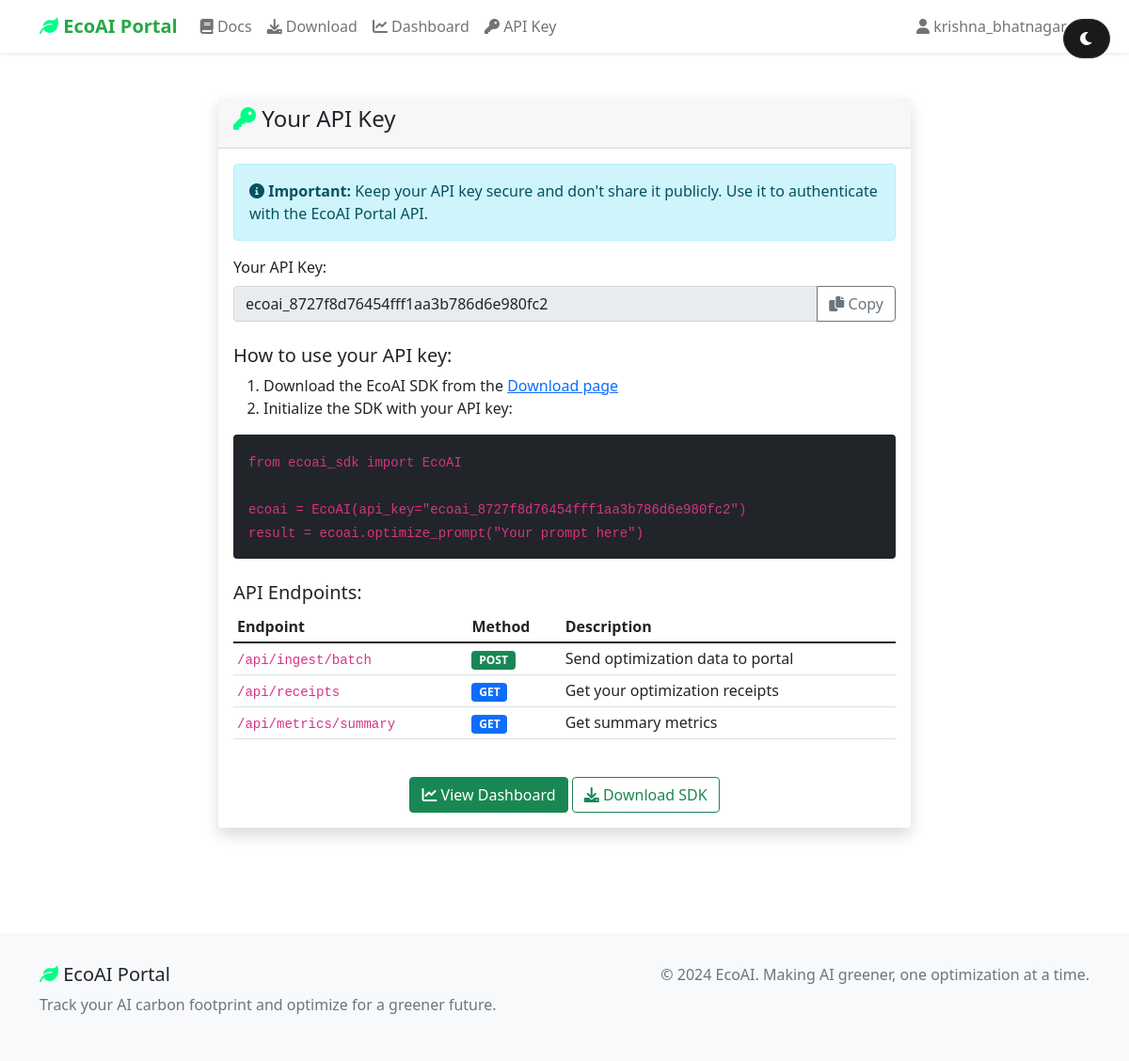
Screenshot of /profile (signed in) with the database file from the repository.
### tables this page shows
CREATE TABLE users (
            id INTEGER PRIMARY KEY AUTOINCREMENT,
            username TEXT UNIQUE NOT NULL,
            email TEXT UNIQUE NOT NULL,
            password_hash TEXT NOT NULL,
            api_key TEXT UNIQUE NOT NULL,
            created_at TIMESTAMP DEFAULT CURRENT_TIMESTAMP
        );

### app.py (the view)
@app.route('/profile')
def profile():
    if 'user_id' not in session:
        return redirect(url_for('login'))
    user_id = session['user_id']
    conn = sqlite3.connect(DATABASE)
    c = conn.cursor()
    c.execute('SELECT * FROM users WHERE id = ?', (user_id,))
    user = c.fetchone()
    conn.close()
    return render_template('profile.html', user=user)

### templates/profile.html (shortened to what this page needs)
{% extends "base.html" %}
{% block content %}
<div class="container">
    <div class="row justify-content-center py-5">
        <div class="col-md-8">
            <div class="card shadow">
                <div class="card-header">
                    <h4><i class="fas fa-key eco-icon"></i> Your API Key</h4>
                </div>
                <div class="card-body">
                    <div class="alert alert-info">
                        <i class="fas fa-info-circle"></i>
                        <strong>Important:</strong> Keep your API key secure and don't share it publicly.
                        Use it to authenticate with the EcoAI Portal API.
                    </div>
                    <div class="mb-4">
                        <label class="form-label">Your API Key:</label>
                        <div class="input-group">
                            <input type="text" class="form-control" id="apiKey" value="{{ user[4] }}" readonly>
                            <button class="btn btn-outline-secondary" type="button" onclick="copyApiKey()">
                                <i class="fas fa-copy"></i> Copy
                            </button>
                        </div>
                    </div>
                    <div class="mb-4">
                        <h5>How to use your API key:</h5>
                        <ol>
                            <li>Download the EcoAI SDK from the <a href="{{ url_for('download') }}">Download page</a></li>
                            <li>Initialize the SDK with your API key:</li>
                        </ol>
                        <div class="bg-dark text-light p-3 rounded">
                            <code>
                                from ecoai_sdk import EcoAI<br>
                                <br>
                                ecoai = EcoAI(api_key="{{ user[4] }}")<br>
                                result = ecoai.optimize_prompt("Your prompt here")
                            </code>
                        </div>
                    </div>
                    <div class="mb-4">
                        <h5>API Endpoints:</h5>
                        <div class="table-responsive">
                            <table class="table table-sm">
                                <thead>
                                    <tr>
                                        <th>Endpoint</th>
                                        <th>Method</th>
                                        <th>Description</th>
                                    </tr>
                                </thead>
                                <tbody>
                                    <tr>
                                        <td><code>/api/ingest/batch</code></td>
                                        <td><span class="badge bg-success">POST</span></td>
                                        <td>Send optimization data to portal</td>
                                    </tr>
                                    <tr>
                                        <td><code>/api/receipts</code></td>
                                        <td><span class="badge bg-primary">GET</span></td>
                                        <td>Get your optimization receipts</td>
                                    </tr>
                                    <tr>
                                        <td><code>/api/metrics/summary</code></td>
                                        <td><span class="badge bg-primary">GET</span></td>
                                        <td>Get summary metrics</td>
                                    </tr>
                                </tbody>
                            </table>
                        </div>
                    </div>
                    <div class="text-center">
                        <a href="{{ url_for('dashboard') }}" class="btn btn-success">
                            <i class="fas fa-chart-line"></i> View Dashboard
                        </a>
                        <a href="{{ url_for('download') }}" class="btn btn-outline-success">
                            <i class="fas fa-download"></i> Download SDK
                        </a>
                    </div>
                </div>
            </div>
        </div>
    </div>
</div>
{% endblock %}

### templates/base.html (shortened to what this page needs)
<!DOCTYPE html>
<html lang="en">
<head>
    <link href="https://cdn.jsdelivr.net/npm/bootstrap@5.1.3/dist/css/bootstrap.min.css" rel="stylesheet">
    <link href="https://cdnjs.cloudflare.com/ajax/libs/font-awesome/6.0.0/css/all.min.css" rel="stylesheet">
    <link href="{{ url_for('static', filename='style.css') }}" rel="stylesheet">
</head>
<body>
    <nav class="navbar navbar-expand-lg navbar-light bg-white shadow-sm">
        <div class="container">
            <a class="navbar-brand" href="{{ url_for('index') }}">
                <i class="fas fa-leaf eco-icon"></i> EcoAI Portal
            </a>
            <div class="collapse navbar-collapse" id="navbarNav">
                <ul class="navbar-nav me-auto">
                    <li class="nav-item">
                        <a class="nav-link" href="{{ url_for('docs') }}">
                            <i class="fas fa-book"></i> Docs
                        </a>
                    </li>
                    <li class="nav-item">
                        <a class="nav-link" href="{{ url_for('download') }}">
                            <i class="fas fa-download"></i> Download
                        </a>
                    </li>
                    {% if session.user_id %}
                        <li class="nav-item">
                            <a class="nav-link" href="{{ url_for('dashboard') }}">
                                <i class="fas fa-chart-line"></i> Dashboard
                            </a>
                        </li>
                        <li class="nav-item">
                            <a class="nav-link" href="{{ url_for('profile') }}">
                                <i class="fas fa-key"></i> API Key
                            </a>
                        </li>
                    {% endif %}
                </ul>
                <ul class="navbar-nav">
                    {% if session.admin_logged_in %}
                        <li class="nav-item">
                            <a class="nav-link" href="{{ url_for('admin_dashboard') }}">
                                <i class="fas fa-shield-alt"></i> Admin
                            </a>
                        </li>
                        <li class="nav-item">
                            <a class="nav-link" href="{{ url_for('admin_logout') }}">
                                <i class="fas fa-sign-out-alt"></i> Logout
                            </a>
                        </li>
                    {% elif session.user_id %}
                        <li class="nav-item dropdown">
                            <a class="nav-link dropdown-toggle" href="#" id="navbarDropdown" role="button" data-bs-toggle="dropdown">
                                <i class="fas fa-user"></i> {{ session.username }}
                            </a>
                        </li>
                    {% endif %}
                </ul>
            </div>
        </div>
    </nav>
    <button class="dark-mode-toggle" onclick="toggleDarkMode()">
        <i class="fas fa-moon" id="darkModeIcon"></i>
    </button>
    <main>
        {% block content %}{% endblock %}
    </main>
    <footer class="footer">
        <div class="container">
            <div class="row">
                <div class="col-md-6">
                    <h5><i class="fas fa-leaf eco-icon"></i> EcoAI Portal</h5>
                    <p class="text-muted">Track your AI carbon footprint and optimize for a greener future.</p>
                </div>
                <div class="col-md-6 text-md-end">
                    <p class="text-muted">&copy; 2024 EcoAI. Making AI greener, one optimization at a time.</p>
                </div>
            </div>
        </div>
    </footer>
</body>
</html>

### static/style.css (style rules this page uses)
:root { --bg-primary: #0a0a0a; --bg-secondary: #1a1a1a; --bg-tertiary: #2a2a2a; --text-primary: #ffffff; --text-secondary: #b3b3b3; --text-muted: #666666; --accent-green: #00ff88; --accent-blue: #0088ff; --accent-orange: #ff8800; --border-color: #333333; --shadow: 0 4px 20px rgba(0, 0, 0, 0.5); }
.dark-mode-toggle { position: fixed; top: 20px; right: 20px; z-index: 1000; background: var(--bg-secondary); border: 1px solid var(--border-color); border-radius: 50px; padding: 8px 16px; color: var(--text-primary); cursor: pointer; transition: all 0.3s ease; }
.eco-icon { color: var(--accent-green) !important; }

### templates/base.html (style rules this page uses)
.navbar-brand { font-weight: bold; color: #28a745 !important; }
.card { border: none; box-shadow: 0 0.125rem 0.25rem rgba(0, 0, 0, 0.075); }
.eco-icon { color: #28a745; }
.footer { background-color: #f8f9fa; padding: 2rem 0; margin-top: 4rem; }

### rows the page displays
users: username "krishna_bhatnagar", api_key "ecoai_8727f8d76454fff1aa3b786d6e980fc2"
